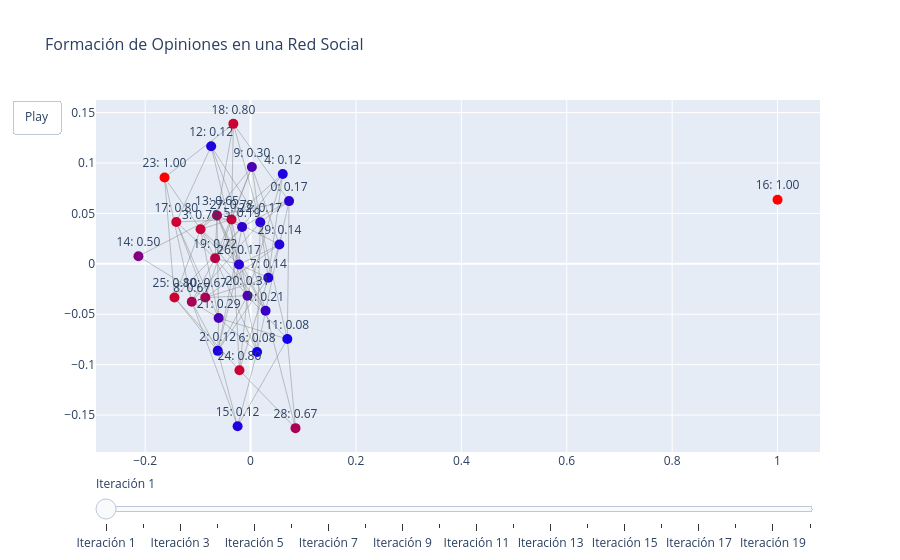

Source (notebook cell):
### Code cell
opinion_formation(n_nodes=30, edge_density=0.2)

### Figure 1 — Plotly figure (JSON) as saved in the notebook; plotly's stock layout.template omitted (floating-point values rounded to 4 significant figures; data arrays with more than 128 entries replaced by an {"elided": "..."} marker saying what was removed)
{"data": [{"hoverinfo": "none", "line": {"color": "#888", "width": 0.5}, "mode": "lines", "type": "scatter", "x": {"elided": "270 float values"}, "y": {"elided": "270 float values"}}, {"hoverinfo": "text", "marker": {"color": ["rgba(42.5, 0, 212.5, 1)", "rgba(54.64285714285714, 0, 200.35714285714286, 1)", "rgba(31.875, 0, 223.125, 1)", "rgba(198.33333333333334, 0, 56.666666666666664, 1)", "rgba(31.875, 0, 223.125, 1)", "rgba(47.8125, 0, 207.1875, 1)", "rgba(21.25, 0, 233.75, 1)", "rgba(36.42857142857142, 0, 218.57142857142858, 1)", "rgba(170.0, 0, 85.00000000000001, 1)", "rgba(76.5, 0, 178.5, 1)", "rgba(170.0, 0, 85.00000000000001, 1)", "rgba(21.25, 0, 233.75, 1)", "rgba(31.875, 0, 223.125, 1)", "rgba(165.75, 0, 89.25, 1)", "rgba(127.5, 0, 127.5, 1)", "rgba(31.875, 0, 223.125, 1)", "rgba(255, 0, 0, 1)", "rgba(204.0, 0, 50.999999999999986, 1)", "rgba(204.0, 0, 50.999999999999986, 1)", "rgba(184.16666666666666, 0, 70.83333333333334, 1)", "rgba(79.6875, 0, 175.3125, 1)", "rgba(72.85714285714285, 0, 182.14285714285714, 1)", "rgba(42.5, 0, 212.5, 1)", "rgba(255.0, 0, 0.0, 1)", "rgba(204.0, 0, 50.999999999999986, 1)", "rgba(204.0, 0, 50.999999999999986, 1)", "rgba(42.5, 0, 212.5, 1)", "rgba(198.33333333333334, 0, 56.666666666666664, 1)", "rgba(170.0, 0, 85.00000000000001, 1)", "rgba(36.42857142857142, 0, 218.57142857142858, 1)"], "size": 10}, "mode": "markers+text", "text": ["0: 0.17", "1: 0.21", "2: 0.12", "3: 0.78", "4: 0.12", "5: 0.19", "6: 0.08", "7: 0.14", "8: 0.67", "9: 0.30", "10: 0.67", "11: 0.08", "12: 0.12", "13: 0.65", "14: 0.50", "15: 0.12", "16: 1.00", "17: 0.80", "18: 0.80", "19: 0.72", "20: 0.31", "21: 0.29", "22: 0.17", "23: 1.00", "24: 0.80", "25: 0.80", "26: 0.17", "27: 0.78", "28: 0.67", "29: 0.14"], "textposition": "top center", "type": "scatter", "x": [0.07306, 0.02854, -0.06223, -0.09482, 0.06114, -0.01605, 0.01233, 0.03372, -0.1115, 0.002503, -0.08587, 0.06982, -0.07471, -0.06362, -0.2127, -0.02457, 1, -0.1409, -0.03262, -0.06719, -0.005771, -0.06053, 0.01849, -0.1632, -0.02105, -0.1443, -0.0219, -0.03605, 0.08533, 0.05468], "y": [0.06219, -0.04655, -0.08631, 0.03428, 0.08906, 0.03651, -0.0874, -0.01385, -0.03766, 0.09602, -0.03348, -0.07464, 0.1166, 0.04799, 0.007512, -0.1611, 0.06357, 0.0415, 0.1388, 0.005471, -0.03163, -0.05378, 0.04119, 0.08555, -0.1056, -0.0335, -0.0007241, 0.04388, -0.163, 0.0191]}], "layout": {"showlegend": false, "sliders": [{"steps": [{"args": [["0"], {"frame": {"duration": 500, "redraw": true}, "mode": "immediate"}], "label": "Iteración 1", "method": "animate"}, {"args": [["1"], {"frame": {"duration": 500, "redraw": true}, "mode": "immediate"}], "label": "Iteración 2", "method": "animate"}, {"args": [["2"], {"frame": {"duration": 500, "redraw": true}, "mode": "immediate"}], "label": "Iteración 3", "method": "animate"}, {"args": [["3"], {"frame": {"duration": 500, "redraw": true}, "mode": "immediate"}], "label": "Iteración 4", "method": "animate"}, {"args": [["4"], {"frame": {"duration": 500, "redraw": true}, "mode": "immediate"}], "label": "Iteración 5", "method": "animate"}, {"args": [["5"], {"frame": {"duration": 500, "redraw": true}, "mode": "immediate"}], "label": "Iteración 6", "method": "animate"}, {"args": [["6"], {"frame": {"duration": 500, "redraw": true}, "mode": "immediate"}], "label": "Iteración 7", "method": "animate"}, {"args": [["7"], {"frame": {"duration": 500, "redraw": true}, "mode": "immediate"}], "label": "Iteración 8", "method": "animate"}, {"args": [["8"], {"frame": {"duration": 500, "redraw": true}, "mode": "immediate"}], "label": "Iteración 9", "method": "animate"}, {"args": [["9"], {"frame": {"duration": 500, "redraw": true}, "mode": "immediate"}], "label": "Iteración 10", "method": "animate"}, {"args": [["10"], {"frame": {"duration": 500, "redraw": true}, "mode": "immediate"}], "label": "Iteración 11", "method": "animate"}, {"args": [["11"], {"frame": {"duration": 500, "redraw": true}, "mode": "immediate"}], "label": "Iteración 12", "method": "animate"}, {"args": [["12"], {"frame": {"duration": 500, "redraw": true}, "mode": "immediate"}], "label": "Iteración 13", "method": "animate"}, {"args": [["13"], {"frame": {"duration": 500, "redraw": true}, "mode": "immediate"}], "label": "Iteración 14", "method": "animate"}, {"args": [["14"], {"frame": {"duration": 500, "redraw": true}, "mode": "immediate"}], "label": "Iteración 15", "method": "animate"}, {"args": [["15"], {"frame": {"duration": 500, "redraw": true}, "mode": "immediate"}], "label": "Iteración 16", "method": "animate"}, {"args": [["16"], {"frame": {"duration": 500, "redraw": true}, "mode": "immediate"}], "label": "Iteración 17", "method": "animate"}, {"args": [["17"], {"frame": {"duration": 500, "redraw": true}, "mode": "immediate"}], "label": "Iteración 18", "method": "animate"}, {"args": [["18"], {"frame": {"duration": 500, "redraw": true}, "mode": "immediate"}], "label": "Iteración 19", "method": "animate"}, {"args": [["19"], {"frame": {"duration": 500, "redraw": true}, "mode": "immediate"}], "label": "Iteración 20", "method": "animate"}]}], "title": {"font": {"size": 16}, "text": "Formación de Opiniones en una Red Social"}, "updatemenus": [{"buttons": [{"args": [null], "label": "Play", "method": "animate"}], "showactive": false, "type": "buttons"}]}}
